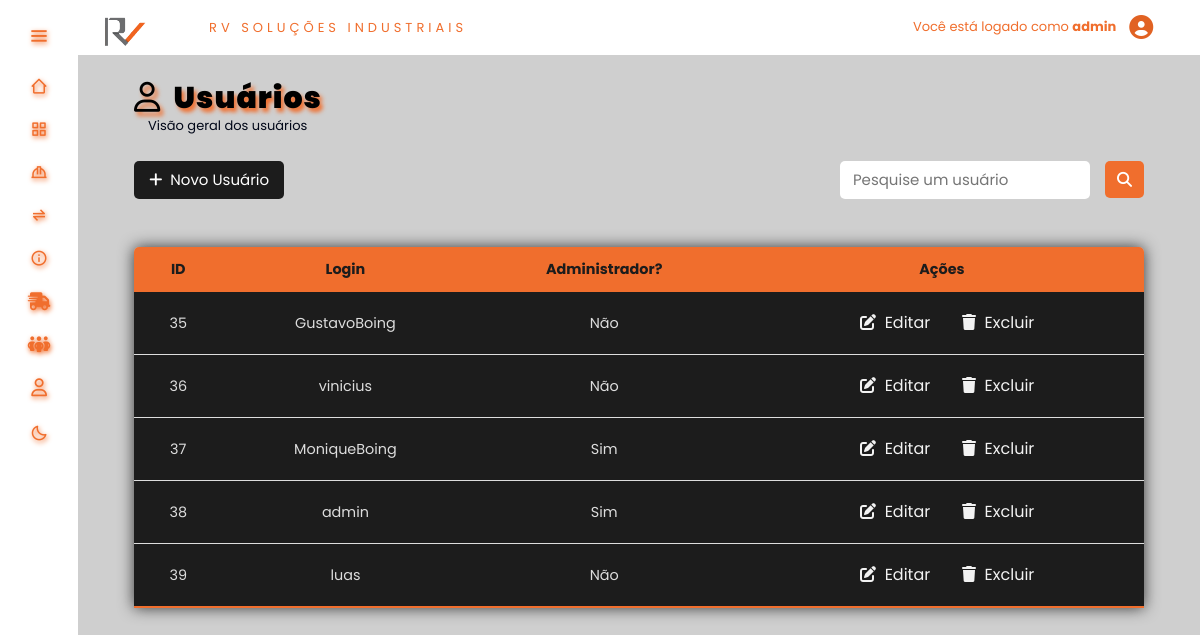
The app's page /tablesAdmin/tableUser.php (signed in), older data.
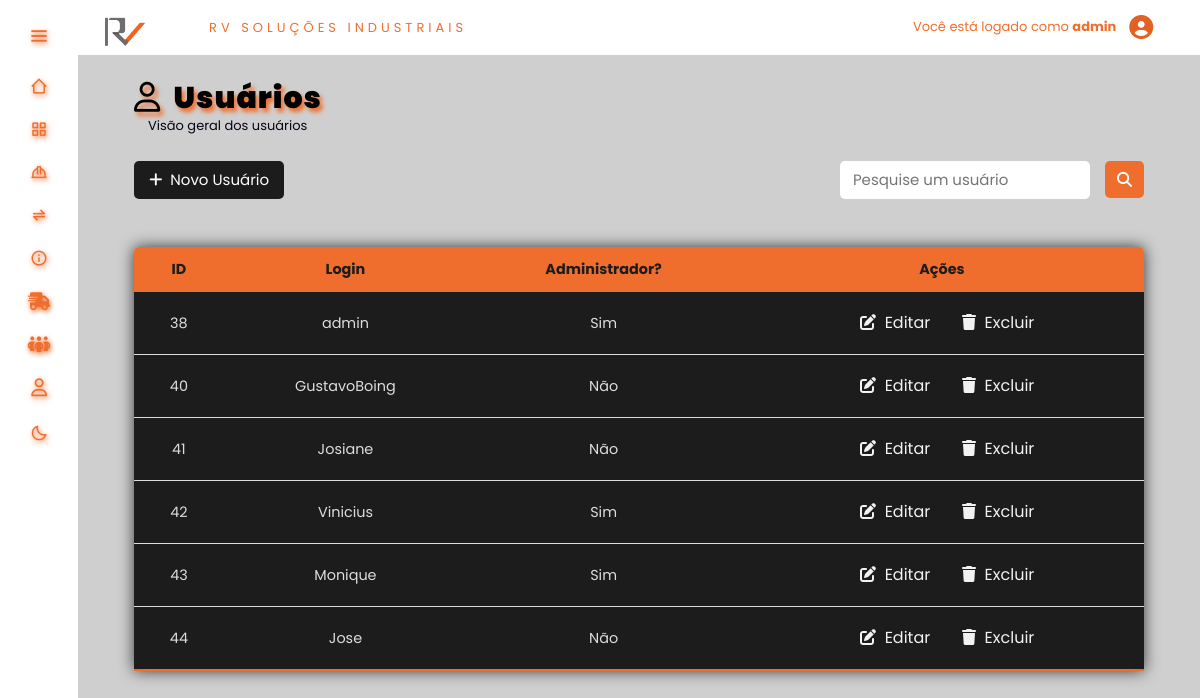
The same page, newer data.
### tables this page shows
CREATE TABLE `usuario` (
  `id_usuario` int(11) NOT NULL,
  `Login` varchar(100) DEFAULT NULL,
  `Senha` varchar(80) DEFAULT NULL,
  `isAdmin` varchar(20) DEFAULT NULL,
  `palavraPasse` varchar(200) DEFAULT NULL
);

### inc/database.php (called while the page is built, shortened)
<?php
	function open_database() {
		try {
			$conn = new mysqli(DB_HOST, DB_USER, DB_PASSWORD, DB_NAME);
			$conn -> set_charset ("utf8");
			return $conn;
		} catch (Exception $e) {
			echo "<h3>Ocorreu um erro:\n<br>".$e->getMessage(). "</h3>";
			return null;
		}
	}
	function find( $table = null, $id = null ) {
		$database = open_database();
		$found = null;
		try {
		  if ($id) {
			$sql = "SELECT * FROM " . $table . " WHERE id = " . $id;
			$result = $database->query($sql);
			if ($result->num_rows > 0) {
			  $found = $result->fetch_assoc();
			}
		  } else {
			$sql = "SELECT * FROM " . $table;
			$result = $database->query($sql);
			if ($result->num_rows > 0) {
			  $found = $result->fetch_all(MYSQLI_ASSOC);
			}
		  }
		} catch (Exception $e) {
		  $_SESSION['message'] = $e->GetMessage();
		  $_SESSION['type'] = 'danger';
	  }
		return $found;
	}
	function find_all( $table ) {
	  return find($table);
	}

### tablesAdmin/function.php (called while the page is built, shortened)
<?php
    function usuarios() {
        if (!empty($_POST['filtro'])){
            $usuarios = filter("usuario", "Login LIKE '%" . $_POST['filtro'] . "%'");
        } else {
            $usuarios = find_all('usuario');
        }
    }

### tablesAdmin/tableUser.php (the view, shortened to what this page needs)
<?php
    require_once('function.php');
    usuarios();
    include(HEADER_TEMPLATE);
?>
<!DOCTYPE html>
<html>
    <head>
        <link rel="stylesheet" href="<?php echo BASEURL; ?>css/styleTbl.css"/>
        <link href='https://unpkg.com/boxicons@2.1.4/css/boxicons.min.css' rel='stylesheet'>
        <link rel="stylesheet" href="<?php echo BASEURL; ?>inc/style.css"/>
        <link rel="stylesheet" href="<?php echo BASEURL; ?>inc/styleDark.css">
    </head>
    <body>
        <div class="tittle">
            <h2 class="titulos"><i class="fa-regular fa-user"></i>&nbsp Usuários </h2>
            <p id="subtitulo" style="font-size:small; margin:0 0 0 70px">Visão geral dos usuários</p>
        </div>
        <div class="parte-superior">
            <div class="btnsAddGerar">
                <div class="btnAdd">
                    <a class="btnNewUser" href="<?php echo BASEURL; ?>tablesAdmin/adicionarUser.php"><button><i class="fa-solid fa-plus"></i>&nbsp Novo Usuário</button></a>
                </div>
            </div>
            <div class="filtro">
                <form action="tableUser.php" method="POST">
                    <div class="actionsTbls">
                        <div class="input-Filtro">
                            <input class="btnFiltro" type="text" name="filtro" placeholder="Pesquise um usuário">
                        </div>
                        <div class="btnFiltroFornecedor">
                            <button type="submit"><i class="fa-solid fa-magnifying-glass" style="color: white"></i></button>
                        </div>
                    </div>
                </form>
            </div>
        </div>
        <main>
            <table class="content-table">
                <thead>
                    <tr>
                        <th>ID</th>
                        <th>Login</th>
                        <th>Administrador?</th>
                        <th>Ações</th>
                    </tr>
                </thead>
                <tbody>
                    <?php if ($usuarios) : ?>
                    <?php foreach($usuarios as $usuario) : ?>
                        <tr>
                            <?php
                                echo '<td>'.$usuario['id_usuario'].'</td>';
                                echo '<td>'. $usuario['Login'] . '</td>';
                                echo '<td>' .  $usuario['isAdmin'] . '</td>'
                            ?>
                            <td class="changes">
                                <a href="editarUser.php?id=<?php echo $usuario['id_usuario']; ?>" class="btn btn-transparent">&nbsp;&nbsp;<i class="fa fa-edit"></i>&nbsp; Editar</a>
                                <a href="#" data-bs-toggle="modal" data-bs-target="#delete-user" class="btn btn-transparent" data-user="<?php echo $usuario['id_usuario']; ?>"><i class="fa-solid fa-trash"></i>&nbsp; Excluir</a>
                            </td>
                        </tr>
                    <?php endforeach ; ?>
                    <?php else : ?>
                        <tr>
                            <td colspan="4">Nenhum registro encontrado.</td>
                        </tr>
                    <?php endif ; ?>
                </tbody>
            </table>
        </main>
    </body>
<html>

### inc/header.php (shortened to what this page needs)
<!DOCTYPE html>
<html lang="pt-br">
  <head>
    <link href='https://unpkg.com/boxicons@2.1.4/css/boxicons.min.css' rel='stylesheet'>
    <link rel="stylesheet" href="<?php echo BASEURL; ?>bootstrap/css/bootstrap.min.css"/>
    <link rel="stylesheet" href="https://cdnjs.cloudflare.com/ajax/libs/font-awesome/6.4.0/css/all.min.css" />
    <link rel="stylesheet" href="<?php echo BASEURL; ?>inc/style.css"/>
    <link rel="stylesheet" href="<?php echo BASEURL; ?>inc/styleDark.css">
  </head>
  <header>
    <div class="sidebar" id="sidebar">
      <div class="logo_details">
          <i class="bx bx-menu" id="btn"></i>
        </div>
        <ul class="nav-list">
          <li>
            <a href="<?php echo BASEURL; ?>telas/index.php">
              <i class='bx bx-home-alt-2' id="icons"></i>
            </a>
          </li>
          <li>
            <a href="<?php echo BASEURL; ?>./tables/insumos.php">
              <i class='bx bx-grid-alt' id="icons"></i>
            </a>
          </li>
          <li>
            <a href="<?php echo BASEURL; ?>./tables/epis.php">
              <i class='bx bx-hard-hat' id="icons"></i>
            </a>
          </li>
          <li>
            <a href="<?php echo BASEURL; ?>telas/historico.php">
              <i class='bx bx-transfer-alt' id="icons"></i>
            </a>
          </li>
          <li>
            <a href="<?php echo BASEURL; ?>telas/sobre.php">
              <i class='bx bx-info-circle' id="icons"></i>
            </a>
          </li>
          <?php if ($_SESSION['isAdmin'] === "Sim"){?>
            <li>
              <a  href="<?php echo BASEURL; ?>tablesAdmin/tableFornecedor.php">
                <i class="fa-solid fa-truck-fast" id="icons" ></i>
              </a>
            </li>
            <li>
              <a  href="<?php echo BASEURL; ?>tablesAdmin/tableFuncionario.php">
                <i class="fa-solid fa-people-group" id="icons" ></i>
              </a>
            </li>
            <li>
              <a  href="<?php echo BASEURL; ?>tablesAdmin/tableUser.php">
                <i class="fa-regular fa-user" id="icons"></i>
              </a>
            </li>
          <?php } ?>
          <li>
            <a class="darkLight-searchBox">
              <div class="dark-light">
                <i id="icons" class='bx bx-moon moon'></i>
              </div>
            </a>
          </li>
        </ul>
      </div>
  </header>
    <section class="home-section">
      <div class="topnav" id="myTopnav">
        <nav>
          <a class="logo_rv" href="#">
            <img src="<?php echo BASEURL; ?>images/logo.png" alt="logo" width="45" height="">
          </a>
          <ul class="container">
            <a class="logo" href="#">RV Soluções Industriais</a>
          </ul>
          <ul class="navlist">
            <a class="user-logado">Você está logado como <b><?php echo $_SESSION['login']?></b></a>
            <a href="#" class="btn btn-transparent" data-bs-toggle="modal" data-bs-target="#logout-modal" data-logout="<?php echo $_SESSION['login']; ?>"><i class="fa-solid fa-circle-user fa-xl" style="color: #e16223;"></i></a>
          </ul>
        </nav>
      </div>

### inc/style.css (style rules this page uses)
:root { --color:#1c1c1c; --color-second: #D3D3D3; --color-white:#89817D; --color-body:#4A3F35; --color-black:#F06E2D; --search-bar: #F2F2F2; --search-text: #010718; }
* { padding: 0%; margin: 0%; box-sizing: border-box; font-family: 'Poppins', sans-serif; }
.container { font-size:20px; text-transform: uppercase; letter-spacing: 4px; margin: 0 0 0 50px; }
.container .logo { cursor: default; }
.sidebar { min-height: 100vh; width: 78px; padding: 6px 14px; z-index: 10; background-color: var(--color-default); transition: all .5s ease; position: fixed; top:0; left: 0; }
.sidebar .logo_details { height: 60px; display: flex; align-items: center; position: relative; }
.sidebar .logo_details #btn { position: absolute; top:3.7vh; right: 0; transform: translateY(-50%); font-size: 23px; text-align: center; cursor: pointer; transition: all .5s ease; text-shadow: 1px 2px 5px #F06E2D; }
.sidebar i { color:var(--color-black); height: 60px; line-height: 60px; min-width: 50px; font-size: 25px; text-align: center; }
.sidebar .nav-list { margin-top: -5px; height: 100%; margin-left: -2rem; }
.sidebar li { position: relative; margin:8px 0; list-style: none; }
.sidebar li a { display: flex; height: 100%; width: 100%; align-items: center; text-decoration: none; background-color: var(--color-default); position: relative; transition: all .5s ease; z-index: 12; }
.sidebar li a::after { content: ""; position: absolute; width: 100%; height: 100%; transform: scaleX(0); background-color: var(--color-white); border-radius: 5px; transition: transform 0.3s ease-in-out; transform-origin: left; z-index: -2; }
.sidebar li i { height: 35px; line-height: 35px; font-size: 18px; border-radius: 5px; }
.home-section { position: absolute; background-color: var(--color-body); min-height: 100vh; top:0vh; left:78px; width: calc(100% - 78px); transition: all .6s ease; z-index: 2; }
* { margin: 0; padding: 0; box-sizing: border-box; }
a { color: var(--color-black); text-decoration: none; font-size: small; transition: 0.5s; position: relative; }
.container .logo { cursor: default; color: var(--color-black); }
nav { display: flex; align-items: center; font-family: system-ui, -apple-system, Helvetica, sans-serif, Arial; background: var(--color-default); height: 55px; position: relative; top: 0; left: 0; right: 0; z-index: 999; }
.navlist { list-style: none; z-index: 999; }
.logo_rv { position: relative; margin-top: 1.2vh; margin-left: 3vh; cursor: default; }
#icons { text-shadow: 1px 2px 5px #F06E2D; }
* { box-sizing: border-box }
body { font-family: Verdana, sans-serif; margin:0 }
img { vertical-align: middle; }
.navlist { color: #F06E2D; font-size: small; position: relative; display: flex; align-items: center; right: 3%; padding: 15px 0px 0 70px; }
.user-logado { width: 400px; text-align: right; }
.tittle { font-family: 'Poppins', sans-serif; }
.tittle > .titulos { font-family: 'Poppins', sans-serif; margin: 25px 0 0 5%; color: var(--color-black); font-size: 30px; font-weight: 1000; text-shadow: 3px 4px 4px var(--color-black); letter-spacing: 1px; color: black; font-size: 30px; font-weight: 1000; }
#subtitulo { color: var(--color-white); }
.content-table { border-collapse: collapse; margin: 6vh auto; font-size: 0.9em; width: 90%; border-radius: 5px 5px 0 0; overflow: hidden; box-shadow: 0 0 15px #383838; }
.content-table thead tr { background-color: #F06E2D; color: #1c1c1c; text-align: center; font-weight: bold; }
.content-table th, .content-table td { padding: 12px 15px; }
.content-table td { text-align: center; }
.content-table tbody tr { border-bottom: 1px solid #dddddd; }
.content-table tbody tr { background-color: #1c1c1c; color:#dddddd }
.content-table tbody tr:last-of-type { border-bottom: 2px solid #F06E2D }
.changes { width: 40%; }
.changes a { margin-left: 2px; color: var(--search-bar); }

### inc/styleDark.css (style rules this page uses)
:root { --color-default:#ffffff; --color-second: #bebebe; --color-white:#333333; --color-body:#cfcfcf; --color-black:#F06E2D; --search-bar: #F2F2F2; --search-text: #010718; }
.darkLight-searchBox .dark-light, .darkLight-searchBox .searchToggle { height: 40px; width: 100%; display: flex; align-items: center; margin: 0 0 0 0px; cursor: pointer; }
.dark-light i, .searchToggle i { position: absolute; color: var( --color-black); font-size: 22px; cursor: pointer; transition: all 0.3s ease; }
#subtitulo { color: var(--search-text); }

Row changes from the older to the newer data that the page shows:
removed usuario: id_usuario "35", Login "GustavoBoing", isAdmin "Não"
removed usuario: id_usuario "36", Login "vinicius", isAdmin "Não"
removed usuario: id_usuario "37", Login "MoniqueBoing", isAdmin "Sim"
removed usuario: id_usuario "39", Login "luas", isAdmin "Não"
added usuario: id_usuario "40", Login "GustavoBoing", isAdmin "Não"
added usuario: id_usuario "41", Login "Josiane", isAdmin "Não"
added usuario: id_usuario "42", Login "Vinicius", isAdmin "Sim"
added usuario: id_usuario "43", Login "Monique", isAdmin "Sim"
added usuario: id_usuario "44", Login "Jose", isAdmin "Não"
